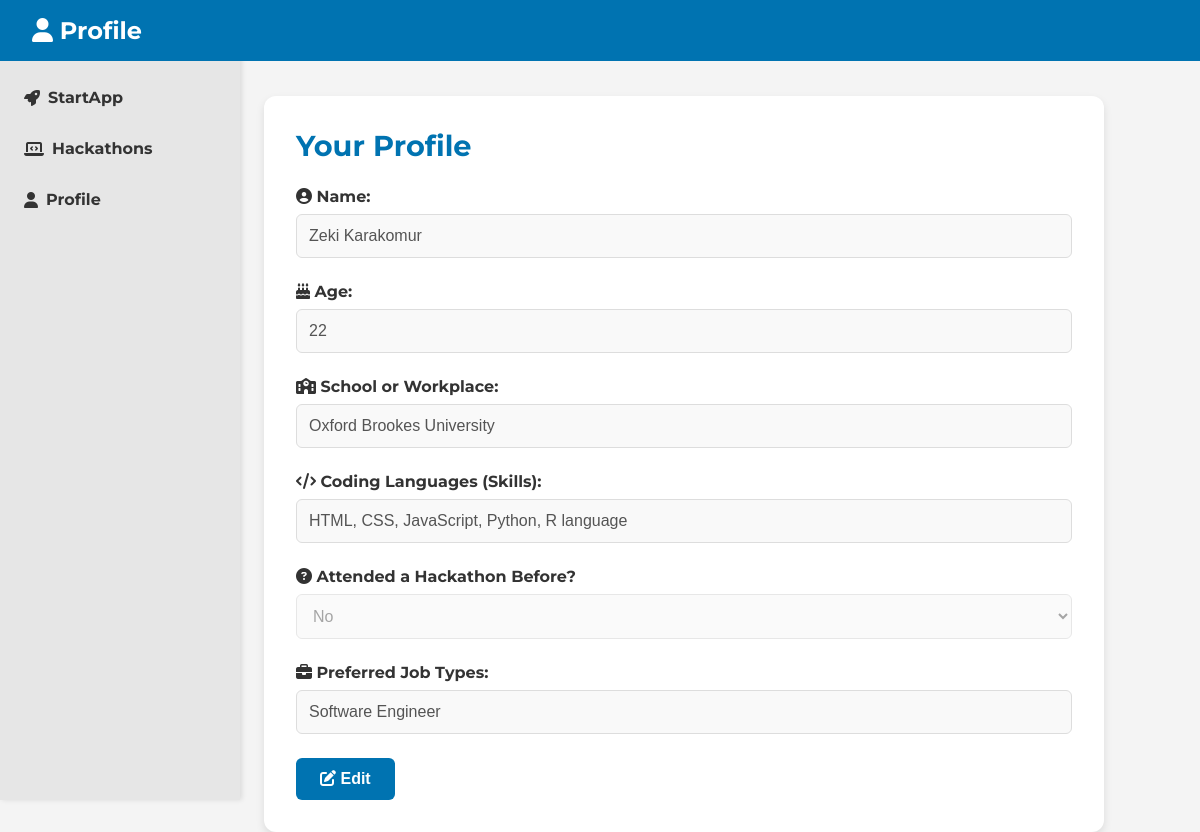
Screenshot of /profile (signed in) with the database file from the repository.
### tables this page shows
CREATE TABLE user_profiles (
    id INTEGER PRIMARY KEY AUTOINCREMENT,
    username TEXT UNIQUE,
    name TEXT,
    age INTEGER,
    school TEXT,
    skills TEXT,
    hackathon TEXT, preferred_jobs TEXT,
    FOREIGN KEY (username) REFERENCES users(username) ON DELETE CASCADE
);

### app.py (the view, shortened to what this page needs)
@app.route('/profile', methods=['GET', 'POST'])
def profile():
    if 'username' not in session:
        flash("Please log in to access your profile", "error")
        return redirect(url_for('home'))
    user_details = query_db("SELECT name, age, school, skills, hackathon, preferred_jobs FROM user_profiles WHERE username = ?", [session['username']], one=True)
    return render_template('profile.html', user_details=user_details)

### app.py (called while the page is built)
def get_db():
     db = sqlite3.connect('database.sqlite')
     db.row_factory = sqlite3.Row
     return db

def query_db(query, args=(), one=False):
     cur = get_db().execute(query, args)
     rv = cur.fetchall()
     cur.close()
     return (rv[0] if rv else None) if one else rv

### templates/profile.html (shortened to what this page needs)
<!DOCTYPE html>
<html lang="en">
<head>
    <link rel="stylesheet" href="{{ url_for('static', filename='css/profile.css') }}">
</head>
<body>
    <header>
        <div class="navbar">
            <h1><i class="fas fa-user"></i> Profile</h1>
        </div>
    </header>
    <div class="container">
        <aside class="sidebar">
            <ul>
                <li><a href="/"><i class="fas fa-rocket"></i> StartApp</a></li>
                <li><a href="/hack"><i class="fas fa-laptop-code"></i> Hackathons</a></li>
                <li><a href="/profile"><i class="fas fa-user"></i> Profile</a></li>
            </ul>
        </aside>
        <main class="profile-content">
            <h2>Your Profile</h2>
            <form id="profileForm" method="POST">
                <div class="form-group">
                    <label for="name"><i class="fas fa-user-circle"></i> Name:</label>
                    <input type="text" id="name" name="name" value="{{ user_details[0] }}" disabled>
                </div>
                <div class="form-group">
                    <label for="age"><i class="fas fa-birthday-cake"></i> Age:</label>
                    <input type="number" id="age" name="age" value="{{ user_details[1] }}" disabled>
                </div>
                <div class="form-group">
                    <label for="school"><i class="fas fa-school"></i> School or Workplace:</label>
                    <input type="text" id="school" name="school" value="{{ user_details[2] }}" disabled>
                </div>
                <div class="form-group">
                    <label for="skills"><i class="fas fa-code"></i> Coding Languages (Skills):</label>
                    <input type="text" id="skills" name="skills" value="{{ user_details[3] }}" disabled>
                </div>
                <div class="form-group">
                    <label for="hackathon"><i class="fas fa-question-circle"></i> Attended a Hackathon Before?</label>
                    <select id="hackathon" name="hackathon" disabled>
                        <option value="No" {% if user_details[4] == 'No' %}selected{% endif %}>No</option>
                    </select>
                </div>
                <div class="form-group">
                    <label for="preferred_jobs"><i class="fas fa-briefcase"></i> Preferred Job Types:</label>
                    <input type="text" id="preferred_jobs" name="preferred_jobs" value="{{ user_details[5] }}" disabled>
                </div>
                <button type="button" id="editButton" onclick="enableEdit()">
                    <i class="fas fa-edit"></i> Edit
                </button>
            </form>
        </main>
    </div>
</body>
</html>

### static/css/profile.css (style rules this page uses)
* { margin: 0; padding: 0; box-sizing: border-box; }
body { font-family: "Montserrat", sans-serif; font-optical-sizing: auto; font-weight: 400; font-style: normal; background-color: #f4f4f4; color: #333; }
.navbar { background-color: #0073b1; color: white; padding: 1rem 2rem; display: flex; justify-content: space-between; align-items: center; position: fixed; top: 0; left: 0; width: 100%; z-index: 1000; }
.navbar h1 { font-size: 1.5rem; }
.sidebar { width: 20%; background-color: #e6e6e6; padding: 1rem; height: 100vh; position: fixed; left: 0; top: 0; z-index: 999; box-shadow: 2px 0px 5px rgba(0, 0, 0, 0.1); padding-top: 5rem; }
.sidebar ul { list-style: none; padding: 0; }
.sidebar ul li { margin-bottom: 1rem; }
.sidebar ul li a { color: #333; text-decoration: none; font-weight: bold; display: flex; align-items: center; gap: 0.5rem; padding: 0.5rem; border-radius: 4px; transition: background-color 0.3s ease; }
.container { display: flex; margin-top: 6rem; }
.profile-content { margin-left: 22%; width: 70%; padding: 2rem; background-color: white; box-shadow: 0px 4px 8px rgba(0, 0, 0, 0.1); border-radius: 12px; }
.profile-content h2 { font-size: 1.8rem; font-weight: bold; color: #0073b1; margin-bottom: 1.5rem; }
.form-group { margin-bottom: 1.5rem; display: flex; flex-direction: column; gap: 0.5rem; }
.form-group label { font-weight: bold; font-size: 1rem; }
.form-group input, .form-group select { width: 100%; padding: 0.75rem; border: 1px solid #ddd; border-radius: 6px; background-color: #f9f9f9; font-size: 1rem; transition: border-color 0.3s ease, box-shadow 0.3s ease; }
button { padding: 0.75rem 1.5rem; margin-right: 0.5rem; border: none; border-radius: 6px; font-size: 1rem; font-weight: bold; cursor: pointer; transition: background-color 0.3s ease, transform 0.2s ease; }
button#editButton { background-color: #0073b1; color: white; }

### rows the page displays
user_profiles: name "Zeki Karakomur", age "22", school "Oxford Brookes University", skills "HTML, CSS, JavaScript, Python, R language", hackathon "No", preferred_jobs "Software Engineer"
